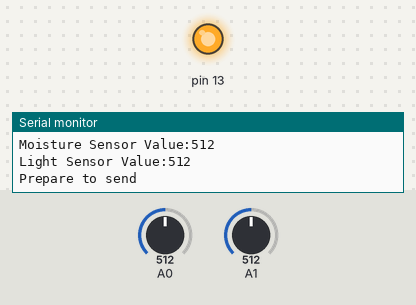
Recording of a sketch running on a simulated Arduino Uno, built with avr-gcc and run on an emulated ATmega328P. Shown: output pins drawn as LEDs (lit = HIGH), the last lines printed to the serial monitor. The inputs (shaded band) are chosen by the test bench; at power-on: A0 = 512, A1 = 512. No radio packets arrive unless stated.

Above: at 0.6 s.
At 16.1 s:
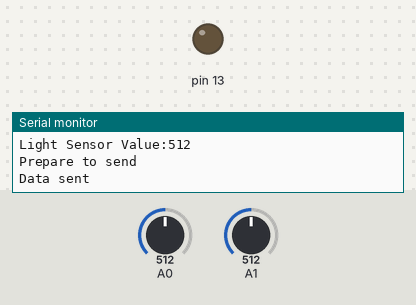
Timing chart, 0 to 40.5 s (numbered marks = the images above):
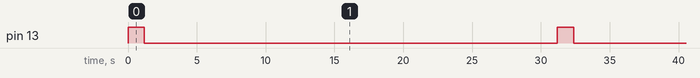

Measured:
- by itself, pin 13: alternates HIGH for 1.2 s and LOW for 30.0 s

The sketch:

gaspard.ino
```cpp
//https://skyduino.wordpress.com/2011/12/29/tutoriel-arduino-et-emetteurrecepteur-433mhz-virtualwire/
// Émission d'un message a 433 MHz par l'Arduino

// basé sur:
// transmitter.pde
//
// Simple example of how to use VirtualWire to transmit messages
// Implements a simplex (one-way) transmitter with an TX-C1 module
//
// See VirtualWire.h for detailed API docs
// Author: Mike McCauley (mikem@airspayce.com)
// Copyright (C) 2008 Mike McCauley
// $Id: transmitter.pde,v 1.3 2009/03/30 00:07:24 mikem Exp $

#include <VirtualWire.h>

int counter = 0;

void setup()
{
    Serial.begin(9600);    // Debugging only
    Serial.println("Demarrage");
    pinMode(13, OUTPUT);
    pinMode(A1, INPUT);

    // Initialise the IO and ISR
    vw_set_tx_pin(7);
    vw_set_ptt_inverted(true); // Required for DR3100
    vw_setup(2000);  // Bits per sec
    digitalWrite(13, LOW);
}

void loop()
{
    counter++;

    int humidity = analogRead(A0);
    int light = analogRead(A1);

    Serial.print("Moisture Sensor Value:");
    Serial.println(humidity);
    Serial.print("Light Sensor Value:");
    Serial.println(light);

    int LEN_DATA = 6;
    byte data[LEN_DATA];
    data[0] = 0xFE; // "sensor" mode for server
    data[1] = 0x01; // sensor ID
    data[2] = light >> 8; // light sensor value (high)
    data[3] = light ^ (data[2] << 8); // light sensor value (low)
    data[4] = humidity >> 8; // moisture sensor value (high)
    data[5] = humidity ^ (data[4] << 8); // moisture sensor value (low)

    Serial.print("Prepare to send\r\n");

    digitalWrite(13, HIGH); // Flash a light to show transmitting
    vw_send(data, LEN_DATA);
    vw_wait_tx(); // Wait until the whole message is gone
    delay(500);
    vw_send(data, LEN_DATA);
    vw_wait_tx(); // Wait until the whole message is gone
    delay(500);
    vw_send(data, LEN_DATA);
    vw_wait_tx(); // Wait until the whole message is gone
    digitalWrite(13, LOW);

    Serial.print("Data sent\r\n");
    //delay(60000000);
    delay(30000);
}
```
